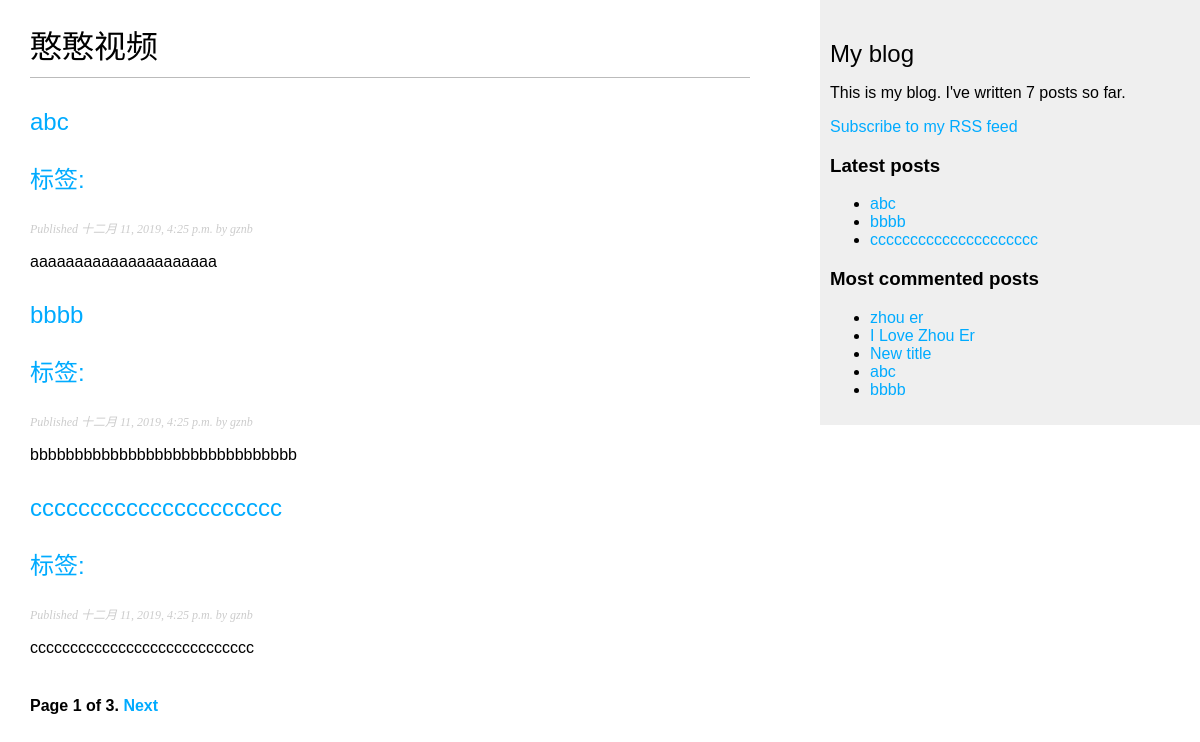
The page /blog/ on the database as committed earlier.
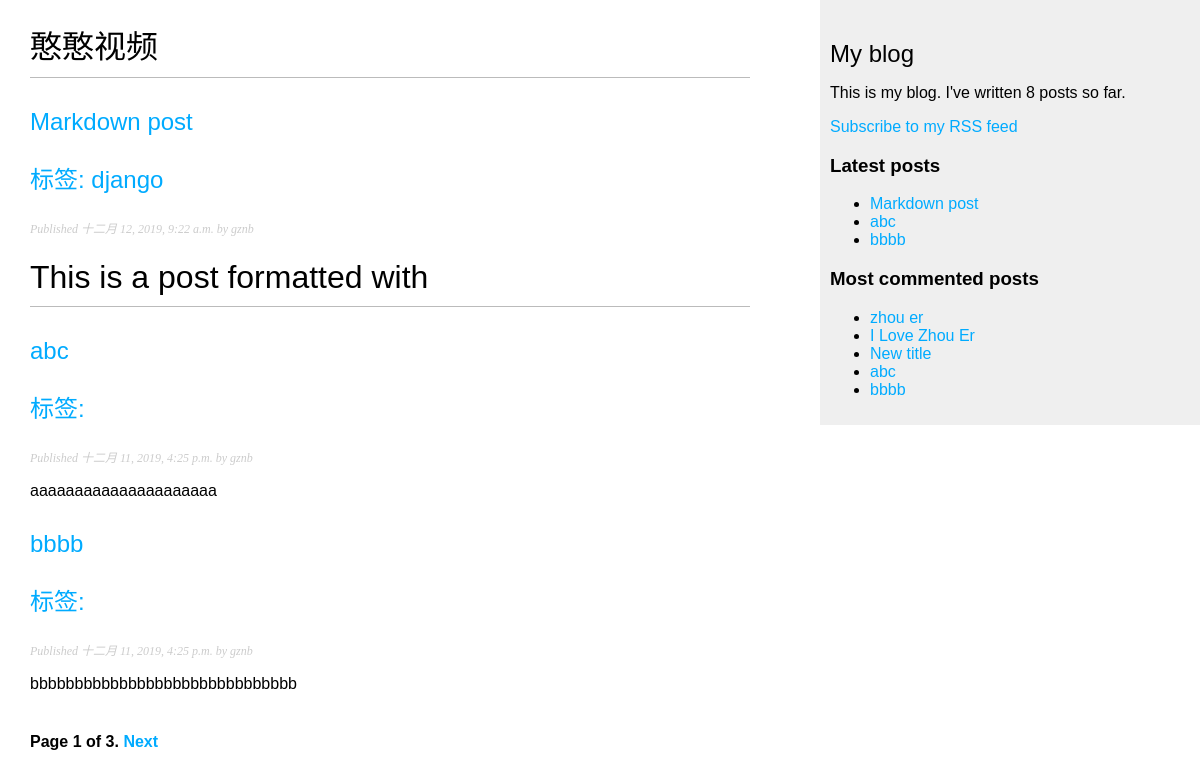
The same page on the database as committed later.
### blog/models.py (models this page shows, shortened)
class Post(models.Model):
    STATUS_CHOICES = (
        ('draft', 'Draft'),
        ('published', 'Published'),
    )
    title = models.CharField(max_length=250, verbose_name='标题')
    slug = models.SlugField(max_length=250, unique_for_date='publish')
    author = models.ForeignKey(User, related_name='blog_posts',verbose_name='作者', on_delete=models.CASCADE)
    body = models.TextField(verbose_name='消息主体内容')
    publish = models.DateTimeField(default=timezone.now, verbose_name='发表时间')
    created = models.DateTimeField(auto_now_add=True, verbose_name='创建时间')
    updated = models.DateTimeField(auto_now=True, verbose_name='更新时间')
    status = models.CharField(max_length=10, choices=STATUS_CHOICES, default='draft', verbose_name='状态')
    class Meta:
        ordering = ('-publish', )
    objects = models.Manager()
    published = PublishedManager()
    '''
    Post.published.filter(title__startswith='Who') 自定义管理器，使用的例子
    '''
    def get_absolute_url(self):
        return reverse('blog:post_detail',
                       args=[self.publish.year,
                             self.publish.strftime('%m'),
                             self.publish.strftime('%d'),
                             self.slug])
    tags = TaggableManager()

### blog/views.py (the view)
# urls.py: url(r'^tag/(?P<tag_slug>[-\w]+)/$', views.post_list, name='post_list_by_tag'),
def post_list(request, tag_slug=None):
    object_list = Post.published.all()
    tag = None
    if tag_slug:
        tag = get_object_or_404(Tag, slug=tag_slug)
        object_list = object_list.filter(tags__in=[tag])
    paginator = Paginator(object_list, 3)
    page = request.GET.get("page")
    try:
        posts = paginator.page(page)
    except PageNotAnInteger as err:
        posts = paginator.page(1)
    except EmptyPage as err:
        posts = paginator.page(paginator.num_pages)
    return render(request,
                  'blog/post/list.html',
                  {'page': page,
                   'posts': posts,
                   'tag': tag})

### blog/models.py (called while the page is built)
    def get_queryset(self):
        return super(PublishedManager, self).get_queryset().filter(status='published')

### blog/templatetags/blog_tags.py (called while the page is built)
@register.simple_tag
def total_posts():
    return Post.published.count()

@register.inclusion_tag('blog/post/latest_posts.html')
def show_latest_posts(count=5):
    latest_posts = Post.published.order_by('-publish')[:count]
    return {'latest_posts': latest_posts}

@register.simple_tag
def get_most_commented_posts(count=5):
    return Post.published.annotate(
        total_comments=Count('comments')
    ).order_by('-total_comments')[:count]

@register.filter(name='markdown')
def markdown_format(text):
    return mark_safe(markdown.markdown(text))

### blog/templates/blog/post/list.html (shortened to what this page needs)
{% extends "blog/base.html" %}
{% load blog_tags %}
{% block content %}
    <h1>憨憨视频</h1>
    {% for post in posts %}
        <h2>
            <a href="{{ post.get_absolute_url }}">
                {{ post.title }}
                <p class="tags">标签:
                    {% for tag in post.tags.all %}
                        <a href="{% url "blog:post_list_by_tag" tag.slug %}">
                            {{ tag.name }}
                        </a>
                    {% endfor %}
                </p>
            </a>
        </h2>
        <p class="date">
            Published {{ post.publish }} by {{ post.author }}
        </p>
        {{ post.body|markdown|truncatechars_html:30 }}
    {% endfor %}
    {% include "pagination.html" with page=posts %}
{% endblock %}

### blog/templates/blog/base.html (shortened to what this page needs)
{% load static  %}
{% load blog_tags %}
<!DOCTYPE html>
<html>
<head>
    <link href="{% static "css/blog.css" %}" rel="stylesheet">
</head>
<body>
    <div id="content">
        {% block content %}
        {% endblock %}
    </div>
    <div id = 'sidebar'>
        <h2>My blog</h2>
        <p>This is my blog. I've written {% total_posts %} posts so far.</p>
        <p><a href="{% url "blog:post_feed" %}">Subscribe to my RSS feed</a> </p>
        <h3>Latest posts</h3>
        {% show_latest_posts 3 %}
        <h3>Most commented posts</h3>
        {% get_most_commented_posts as most_commented_posts %}
        <ul>
            {% for post in most_commented_posts %}
                <li>
                    <a href="{{ post.get_absolute_url }}">{{ post.title }}</a>
                </li>
            {% endfor %}
        </ul>
    </div>
</body>
</html>

### blog/templates/blog/post/latest_posts.html
<ul>
    {% for post in latest_posts %}
        <li>
            <a href="{{ post.get_absolute_url }}">{{ post.title }}</a>
        </li>
    {% endfor %}
</ul>

Rows that differ between the two databases and show on the page:
no longer on this page (row unchanged): Post: title "ccccccccccccccccccccc", publish "十二月 11, 2019, 4:25 p.m.", author "gznb", body "cccccccccccccccccccccccccccc"
added Post: title "Markdown post", publish "十二月 12, 2019, 9:22 a.m.", author "gznb", body "This is a post formatted with"
now on this page (row unchanged): Tag: name "django"
Other text that changed with them:
text no longer shown: "7"
text now shown: "8"
